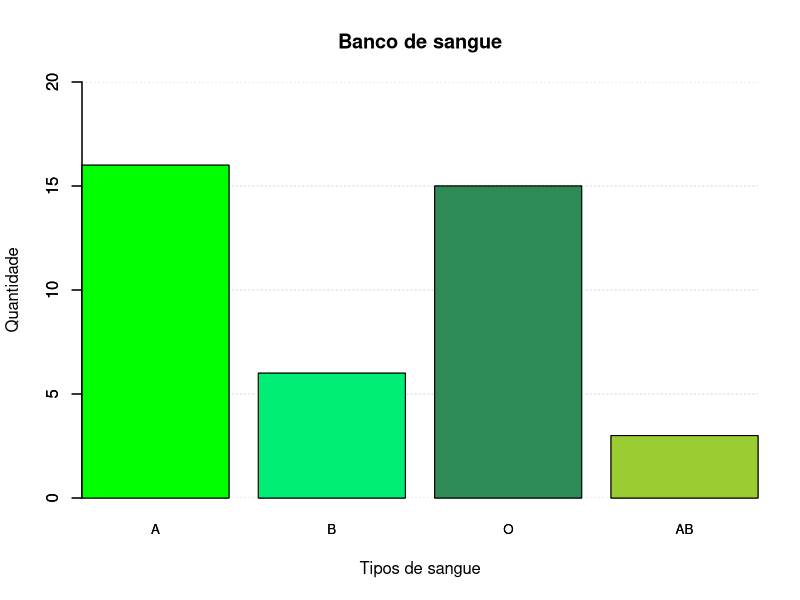

R code for this plot:
bancodesangue <- data.frame("tipo" = 1:4,"quantidade"=1:4)
 
bancodesangue$tipo <- c("A","B", "O", "AB")
 
bancodesangue$quantidade <- c(16,6,15,3)

rotulo <- c("Tipos de sangue", "Quantidade")

par(mgp=c(1,1,0))
 
png(filename = "quest1-b-barra.png", width = 800, height = 600)

barplot(bancodesangue$quantidade, main="Banco de sangue", xlab=rotulo[1], ylab=rotulo[2], names.arg = bancodesangue$tipo, ylim=c(0, 20), cex.names = 0.8, xaxs = "i")

grid(nx=NA, ny=NULL)
 
barplot(bancodesangue$quantidade, main="Banco de sangue", xlab=rotulo[1], ylab=rotulo[2],col = c("green1","springgreen2","seagreen", "yellowgreen"), names.arg = bancodesangue$tipo, ylim=c(0, 20), cex.names = 0.8, xaxs = "i", add=TRUE)


dev.off()
